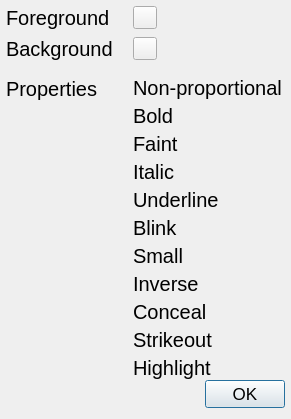
<?xml version="1.0" encoding="UTF-8"?>
<ui version="4.0">
 <class>StyleDialog</class>
 <widget class="QDialog" name="StyleDialog">
  <property name="geometry">
   <rect>
    <x>0</x>
    <y>0</y>
    <width>291</width>
    <height>383</height>
   </rect>
  </property>
  <property name="font">
   <font>
    <pointsize>15</pointsize>
   </font>
  </property>
  <property name="windowTitle">
   <string>Text Attributes</string>
  </property>
  <layout class="QVBoxLayout" name="_2">
   <property name="spacing">
    <number>0</number>
   </property>
   <property name="leftMargin">
    <number>6</number>
   </property>
   <property name="topMargin">
    <number>6</number>
   </property>
   <property name="rightMargin">
    <number>6</number>
   </property>
   <item>
    <layout class="QFormLayout" name="_layout">
     <property name="labelAlignment">
      <set>Qt::AlignmentFlag::AlignLeading|Qt::AlignmentFlag::AlignLeft|Qt::AlignmentFlag::AlignVCenter</set>
     </property>
     <property name="horizontalSpacing">
      <number>20</number>
     </property>
     <property name="verticalSpacing">
      <number>7</number>
     </property>
     <item row="1" column="0">
      <widget class="QLabel" name="foreground_label">
       <property name="text">
        <string>Foreground</string>
       </property>
      </widget>
     </item>
     <item row="1" column="1">
      <layout class="QHBoxLayout" name="_foreground_layout">
       <item>
        <widget class="ColorPickerButton" name="foreground_color">
         <property name="baseSize">
          <size>
           <width>20</width>
           <height>20</height>
          </size>
         </property>
         <property name="readOnly" stdset="0">
          <bool>true</bool>
         </property>
        </widget>
       </item>
       <item>
        <widget class="QLabel" name="foreground_text">
         <property name="text">
          <string/>
         </property>
        </widget>
       </item>
      </layout>
     </item>
     <item row="2" column="0">
      <widget class="QLabel" name="background_label">
       <property name="text">
        <string>Background</string>
       </property>
      </widget>
     </item>
     <item row="2" column="1">
      <layout class="QHBoxLayout" name="horizontalLayout">
       <item>
        <widget class="ColorPickerButton" name="background_color">
         <property name="baseSize">
          <size>
           <width>20</width>
           <height>20</height>
          </size>
         </property>
         <property name="readOnly" stdset="0">
          <bool>true</bool>
         </property>
        </widget>
       </item>
       <item>
        <widget class="QLabel" name="background_text">
         <property name="text">
          <string/>
         </property>
        </widget>
       </item>
      </layout>
     </item>
     <item row="3" column="0">
      <widget class="QLabel" name="properties">
       <property name="text">
        <string>Properties</string>
       </property>
      </widget>
     </item>
     <item row="3" column="1">
      <layout class="QVBoxLayout" name="_properties_layout">
       <property name="spacing">
        <number>4</number>
       </property>
       <property name="topMargin">
        <number>8</number>
       </property>
       <item>
        <widget class="QLabel" name="NonProportional">
         <property name="text">
          <string>Non-proportional</string>
         </property>
        </widget>
       </item>
       <item>
        <widget class="QLabel" name="Bold">
         <property name="text">
          <string>Bold</string>
         </property>
        </widget>
       </item>
       <item>
        <widget class="QLabel" name="Faint">
         <property name="text">
          <string>Faint</string>
         </property>
        </widget>
       </item>
       <item>
        <widget class="QLabel" name="Italic">
         <property name="text">
          <string>Italic</string>
         </property>
        </widget>
       </item>
       <item>
        <widget class="QLabel" name="Underline">
         <property name="text">
          <string>Underline</string>
         </property>
        </widget>
       </item>
       <item>
        <widget class="QLabel" name="Blink">
         <property name="text">
          <string>Blink</string>
         </property>
        </widget>
       </item>
       <item>
        <widget class="QLabel" name="Small">
         <property name="text">
          <string>Small</string>
         </property>
        </widget>
       </item>
       <item>
        <widget class="QLabel" name="Inverse">
         <property name="text">
          <string>Inverse</string>
         </property>
        </widget>
       </item>
       <item>
        <widget class="QLabel" name="Conceal">
         <property name="text">
          <string>Conceal</string>
         </property>
        </widget>
       </item>
       <item>
        <widget class="QLabel" name="Strikeout">
         <property name="text">
          <string>Strikeout</string>
         </property>
        </widget>
       </item>
       <item>
        <widget class="QLabel" name="Highlight">
         <property name="text">
          <string>Highlight</string>
         </property>
        </widget>
       </item>
      </layout>
     </item>
    </layout>
   </item>
   <item>
    <widget class="QDialogButtonBox" name="buttonBox">
     <property name="font">
      <font>
       <pointsize>13</pointsize>
      </font>
     </property>
     <property name="orientation">
      <enum>Qt::Orientation::Horizontal</enum>
     </property>
     <property name="standardButtons">
      <set>QDialogButtonBox::StandardButton::Ok</set>
     </property>
    </widget>
   </item>
  </layout>
 </widget>
 <customwidgets>
  <customwidget>
   <class>ColorPickerButton</class>
   <extends>QToolButton</extends>
   <header>colorpickerbutton.h</header>
  </customwidget>
 </customwidgets>
 <resources/>
 <connections>
  <connection>
   <sender>buttonBox</sender>
   <signal>accepted()</signal>
   <receiver>StyleDialog</receiver>
   <slot>accept()</slot>
   <hints>
    <hint type="sourcelabel">
     <x>248</x>
     <y>254</y>
    </hint>
    <hint type="destinationlabel">
     <x>157</x>
     <y>274</y>
    </hint>
   </hints>
  </connection>
 </connections>
</ui>
